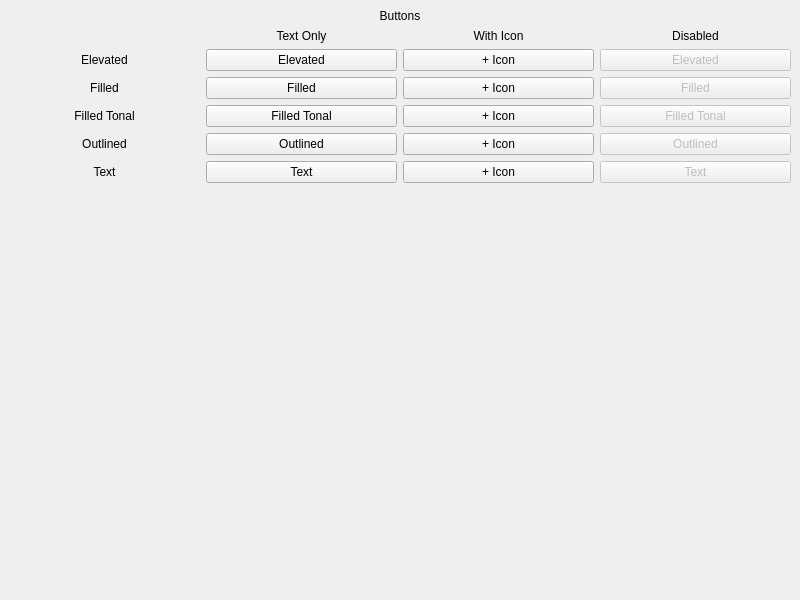
<?xml version="1.0" encoding="UTF-8"?>
<ui version="4.0">
 <class>MainWindow</class>
 <widget class="QMainWindow" name="MainWindow">
  <property name="geometry">
   <rect>
    <x>0</x>
    <y>0</y>
    <width>800</width>
    <height>600</height>
   </rect>
  </property>
  <property name="windowTitle">
   <string>Material 3 Components Gallery</string>
  </property>
  <widget class="QWidget" name="centralwidget">
   <layout class="QVBoxLayout" name="verticalLayout">
    <item>
     <widget class="QLabel" name="titleLabel">
      <property name="text">
       <string>Buttons</string>
      </property>
      <property name="alignment">
       <set>Qt::AlignCenter</set>
      </property>
      <property name="class" stdset="0">
       <string>displayMedium</string>
      </property>
     </widget>
    </item>
    <item>
     <layout class="QGridLayout" name="gridLayout">
      <item row="0" column="1">
       <widget class="QLabel" name="lbl_0_1">
        <property name="text">
         <string>Text Only</string>
        </property>
        <property name="alignment">
         <set>Qt::AlignCenter</set>
        </property>
        <property name="class" stdset="0">
         <string>labelLarge</string>
        </property>
       </widget>
      </item>
      <item row="0" column="2">
       <widget class="QLabel" name="lbl_0_2">
        <property name="text">
         <string>With Icon</string>
        </property>
        <property name="alignment">
         <set>Qt::AlignCenter</set>
        </property>
        <property name="class" stdset="0">
         <string>labelLarge</string>
        </property>
       </widget>
      </item>
      <item row="0" column="3">
       <widget class="QLabel" name="lbl_0_3">
        <property name="text">
         <string>Disabled</string>
        </property>
        <property name="alignment">
         <set>Qt::AlignCenter</set>
        </property>
        <property name="class" stdset="0">
         <string>labelLarge</string>
        </property>
       </widget>
      </item>
      <item row="1" column="0">
       <widget class="QLabel" name="lbl_1_0">
        <property name="text">
         <string>Elevated</string>
        </property>
        <property name="alignment">
         <set>Qt::AlignCenter</set>
        </property>
        <property name="class" stdset="0">
         <string>labelLarge</string>
        </property>
       </widget>
      </item>
      <item row="1" column="1">
       <widget class="QPushButton" name="btn_elevated_1_1">
        <property name="text">
         <string>Elevated</string>
        </property>
        <property name="type" stdset="0">
         <string>elevated</string>
        </property>
       </widget>
      </item>
      <item row="1" column="2">
       <widget class="QPushButton" name="btn_elevated_1_2">
        <property name="text">
         <string>+ Icon</string>
        </property>
        <property name="type" stdset="0">
         <string>elevated</string>
        </property>
        <property name="iconName" stdset="0">
         <string>add</string>
        </property>
       </widget>
      </item>
      <item row="1" column="3">
       <widget class="QPushButton" name="btn_elevated_1_3">
        <property name="text">
         <string>Elevated</string>
        </property>
        <property name="type" stdset="0">
         <string>elevated</string>
        </property>
        <property name="enabled">
         <bool>false</bool>
        </property>
       </widget>
      </item>
      <item row="2" column="0">
       <widget class="QLabel" name="lbl_2_0">
        <property name="text">
         <string>Filled</string>
        </property>
        <property name="alignment">
         <set>Qt::AlignCenter</set>
        </property>
        <property name="class" stdset="0">
         <string>labelLarge</string>
        </property>
       </widget>
      </item>
      <item row="2" column="1">
       <widget class="QPushButton" name="btn_filled_2_1">
        <property name="text">
         <string>Filled</string>
        </property>
        <property name="type" stdset="0">
         <string>filled</string>
        </property>
       </widget>
      </item>
      <item row="2" column="2">
       <widget class="QPushButton" name="btn_filled_2_2">
        <property name="text">
         <string>+ Icon</string>
        </property>
        <property name="type" stdset="0">
         <string>filled</string>
        </property>
        <property name="iconName" stdset="0">
         <string>add</string>
        </property>
       </widget>
      </item>
      <item row="2" column="3">
       <widget class="QPushButton" name="btn_filled_2_3">
        <property name="text">
         <string>Filled</string>
        </property>
        <property name="type" stdset="0">
         <string>filled</string>
        </property>
        <property name="enabled">
         <bool>false</bool>
        </property>
       </widget>
      </item>
      <item row="3" column="0">
       <widget class="QLabel" name="lbl_3_0">
        <property name="text">
         <string>Filled Tonal</string>
        </property>
        <property name="alignment">
         <set>Qt::AlignCenter</set>
        </property>
        <property name="class" stdset="0">
         <string>labelLarge</string>
        </property>
       </widget>
      </item>
      <item row="3" column="1">
       <widget class="QPushButton" name="btn_filledTonal_3_1">
        <property name="text">
         <string>Filled Tonal</string>
        </property>
        <property name="type" stdset="0">
         <string>filledTonal</string>
        </property>
       </widget>
      </item>
      <item row="3" column="2">
       <widget class="QPushButton" name="btn_filledTonal_3_2">
        <property name="text">
         <string>+ Icon</string>
        </property>
        <property name="type" stdset="0">
         <string>filledTonal</string>
        </property>
        <property name="iconName" stdset="0">
         <string>add</string>
        </property>
       </widget>
      </item>
      <item row="3" column="3">
       <widget class="QPushButton" name="btn_filledTonal_3_3">
        <property name="text">
         <string>Filled Tonal</string>
        </property>
        <property name="type" stdset="0">
         <string>filledTonal</string>
        </property>
        <property name="enabled">
         <bool>false</bool>
        </property>
       </widget>
      </item>
      <item row="4" column="0">
       <widget class="QLabel" name="lbl_4_0">
        <property name="text">
         <string>Outlined</string>
        </property>
        <property name="alignment">
         <set>Qt::AlignCenter</set>
        </property>
        <property name="class" stdset="0">
         <string>labelLarge</string>
        </property>
       </widget>
      </item>
      <item row="4" column="1">
       <widget class="QPushButton" name="btn_outlined_4_1">
        <property name="text">
         <string>Outlined</string>
        </property>
        <property name="type" stdset="0">
         <string>outlined</string>
        </property>
       </widget>
      </item>
      <item row="4" column="2">
       <widget class="QPushButton" name="btn_outlined_4_2">
        <property name="text">
         <string>+ Icon</string>
        </property>
        <property name="type" stdset="0">
         <string>outlined</string>
        </property>
        <property name="iconName" stdset="0">
         <string>add</string>
        </property>
       </widget>
      </item>
      <item row="4" column="3">
       <widget class="QPushButton" name="btn_outlined_4_3">
        <property name="text">
         <string>Outlined</string>
        </property>
        <property name="type" stdset="0">
         <string>outlined</string>
        </property>
        <property name="enabled">
         <bool>false</bool>
        </property>
       </widget>
      </item>
      <item row="5" column="0">
       <widget class="QLabel" name="lbl_5_0">
        <property name="text">
         <string>Text</string>
        </property>
        <property name="alignment">
         <set>Qt::AlignCenter</set>
        </property>
        <property name="class" stdset="0">
         <string>labelLarge</string>
        </property>
       </widget>
      </item>
      <item row="5" column="1">
       <widget class="QPushButton" name="btn_text_5_1">
        <property name="text">
         <string>Text</string>
        </property>
        <property name="type" stdset="0">
         <string>text</string>
        </property>
       </widget>
      </item>
      <item row="5" column="2">
       <widget class="QPushButton" name="btn_text_5_2">
        <property name="text">
         <string>+ Icon</string>
        </property>
        <property name="type" stdset="0">
         <string>text</string>
        </property>
        <property name="iconName" stdset="0">
         <string>add</string>
        </property>
       </widget>
      </item>
      <item row="5" column="3">
       <widget class="QPushButton" name="btn_text_5_3">
        <property name="text">
         <string>Text</string>
        </property>
        <property name="type" stdset="0">
         <string>text</string>
        </property>
        <property name="enabled">
         <bool>false</bool>
        </property>
       </widget>
      </item>
     </layout>
    </item>
    <item>
     <spacer name="verticalSpacer">
      <property name="orientation">
       <enum>Qt::Vertical</enum>
      </property>
      <property name="sizeHint" stdset="0">
       <size>
        <width>20</width>
        <height>40</height>
       </size>
      </property>
     </spacer>
    </item>
   </layout>
  </widget>
 </widget>
 <resources/>
 <connections/>
</ui>
